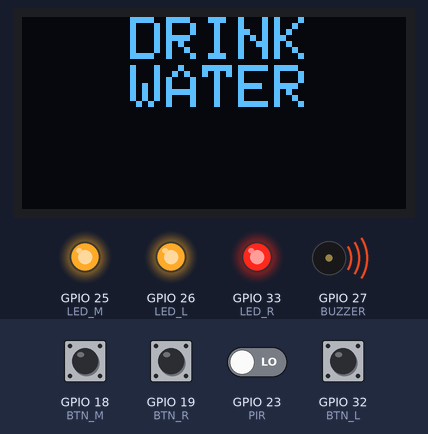
A program run on a simulated ESP32. Shown: 128×64 one-colour display, output pins drawn as LEDs (lit = HIGH), buzzer (waves = sounding). Inputs (shaded band) come from the test bench; at power-on: GPIO 18 (BTN_M), GPIO 19 (BTN_R), GPIO 32 (BTN_L) HIGH, GPIO 23 (PIR) LOW. WiFi joins after 1.5 s; servers stay silent unless stated; uploads are accepted with an empty reply; the local clock reads 2024-03-15 10:24:30 at power-on unless the program sets it; nothing arrives over Bluetooth unless stated; a phone connects over Bluetooth LE 3 s after start; what the program prints to the serial monitor is not drawn.

Above: at 4.7 s.
4.8 s: GPIO 32 (BTN_L) pulled LOW for 0.15 s
At 5.4 s:
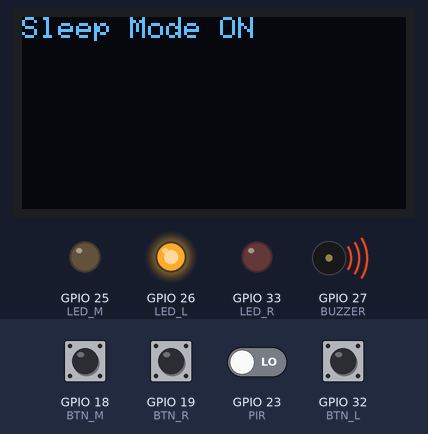
7.3 s: GPIO 18 (BTN_M) pulled LOW for 0.15 s
At 9.3 s:
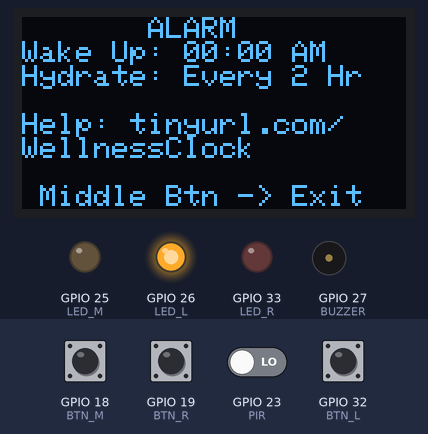
9.9 s: GPIO 32 (BTN_L) pulled LOW for 1 s
At 11.7 s:
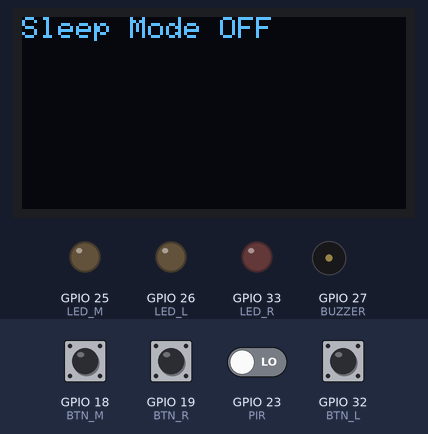
13.9 s: GPIO 18 (BTN_M) pulled LOW for 1 s
At 14.7 s:
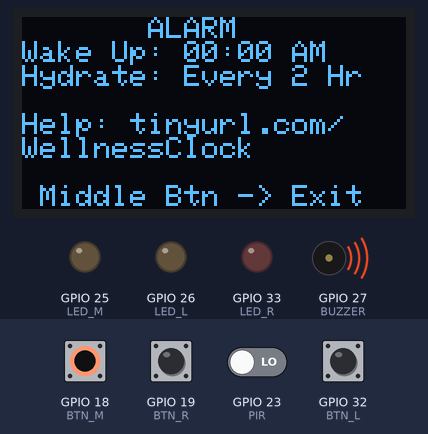
15.5 s: GPIO 19 (BTN_R) pulled LOW for 1 s
At 17.6 s:
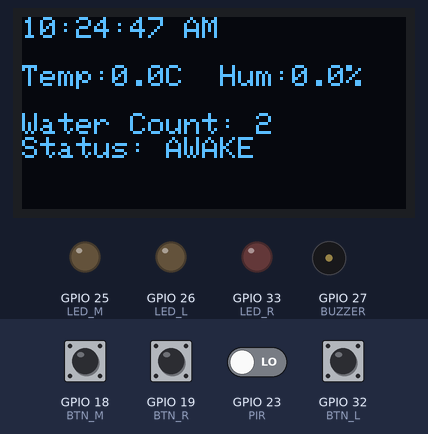
18.5 s: GPIO 19 (BTN_R) pulled LOW for 0.15 s
At 19.0 s:
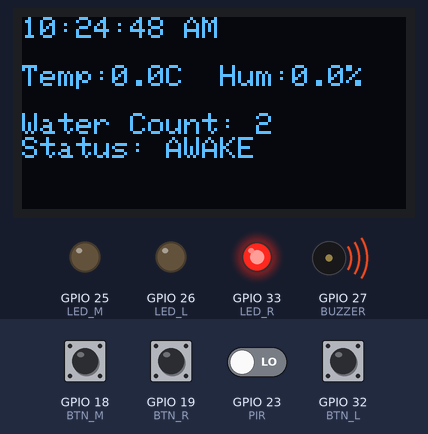
Timing chart, 0 to 21.5 s (numbered marks = the images above; inputs shaded):
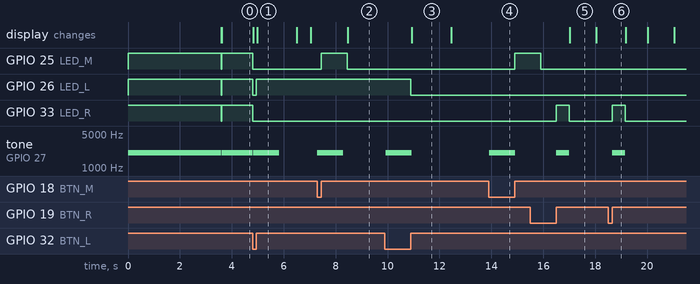

Measured:
- after the input at 4.8 s, GPIO 25 (LED_M), GPIO 26 (LED_L), GPIO 33 (LED_R): HIGH → LOW after 0.00 s instead of 0.81 s; tone on GPIO 27 (BUZZER): 2048 Hz → silent after 0.00 s instead of 0.81 s; the display: first changes at once (image 1 shows a later state)
- after the input at 7.3 s, GPIO 25 (LED_M): LOW → HIGH after 0.15 s, → LOW 1.0 s later; tone on GPIO 27 (BUZZER): silent → 2048 Hz at once, → silent 1.0 s later; the display: changes after 1.2 s (image 2)
- after the input at 9.9 s, GPIO 26 (LED_L): HIGH → LOW after 1.0 s; tone on GPIO 27 (BUZZER): silent → 2048 Hz at once, → silent 1.0 s later; the display: changes after 1.0 s (image 3)
- after the input at 13.9 s, GPIO 25 (LED_M): LOW → HIGH after 1.0 s; tone on GPIO 27 (BUZZER): silent → 2048 Hz at once, → silent 1.0 s later
- after the input at 15.5 s, GPIO 33 (LED_R): LOW → HIGH after 1.0 s, → LOW 0.50 s later; tone on GPIO 27 (BUZZER): silent → 2048 Hz after 1.0 s, → silent 0.50 s later
- after the input at 18.5 s, GPIO 33 (LED_R): LOW → HIGH after 0.15 s, → LOW 0.50 s later; tone on GPIO 27 (BUZZER): silent → 2048 Hz after 0.15 s, → silent 0.50 s later
- what the display in image 1 shows lasts 1.5 s, from 5.0 s to 6.5 s

The program:

main.cpp
```cpp
#include "ble.h"
#include "cloud.h"
#include "data.h"
#include "iotWifi.h"
#include "pinout.h"
#include "realTime.h"
#include "screen.h"
#include "sensors.h"

long wakeupCooldown, waterCooldown;

Data data;

void setup() {
  Serial.begin(115200);

  //initialize GPIO pins
  pinMode(PIR, INPUT);
  pinMode(BUZZER, OUTPUT);
  pinMode(BTN_R, INPUT_PULLUP);
  pinMode(BTN_M, INPUT_PULLUP);
  pinMode(BTN_L, INPUT_PULLUP);
  pinMode(LED_R, OUTPUT);
  pinMode(LED_M, OUTPUT);
  pinMode(LED_L, OUTPUT);

  //actuator feedback indicating duration of setup
  digitalWrite(LED_R, HIGH);
  digitalWrite(LED_M, HIGH);
  digitalWrite(LED_L, HIGH);
  tone(BUZZER, 2048);

  //initialize T/H sensor
  thInit();

  //initialize OLED
  displayInit();
  displayString("Wellness\nClock\nStarting...");

  //initialize BLE
  esp_bt_controller_mem_release(ESP_BT_MODE_CLASSIC_BT);
  initBLE();

  //initialize WiFi
  wifiInit();

  //initialize and get the time from NTP
  initTime(&data);

  delay(1000);

  //start displaying screen
  updateScreen(&data);

  //turn off actuators to signal end of setup
  digitalWrite(LED_R, LOW);
  digitalWrite(LED_M, LOW);
  digitalWrite(LED_L, LOW);
  noTone(BUZZER);
}

void loop() {
  //alarms
  triggerWakeupAlarm(&data, &wakeupCooldown);
  triggerWaterAlarm(&data, &waterCooldown);

  //sensors
  pirRead(&data);
  thRead(&data);

  //button presses
  toggleSleepMode(&data);
  toggleUIScreen();
  drinkWater(&data);

  updateScreen(&data);

  //communication protocols
  sendTelemetry(&data);

  //parse command from phone if ESP32 received valid data
  if (data.bleNewData) {
    data.bleNewData = false;
    printValue(std::string(data.bleBuffer));
    toggleCMD(std::string(data.bleBuffer), &data);
  }
}
```

ble.h
```cpp
#ifndef BLE_H
#define BLE_H

#include "data.h"
#include "esp_bt.h" //used in main.cpp to optimize BLE
#include "pinout.h"
#include <Arduino.h>
#include <BLEDevice.h>
#include <BLEServer.h>
#include <BLEUtils.h>
#include <string>

// BLE UUIDs
#define SERVICE_UUID        "19b10000-e8f2-537e-4f6c-d104768a1214"
#define CHARACTERISTIC_UUID "beb5483e-36e1-4688-b7f5-ea07361b26a8"

void printValue(std::string value);
void initBLE();

#endif
```

cloud.h
```cpp
#ifndef CLOUD_H
#define CLOUD_H

#include "data.h"
#include <ArduinoJson.h>
#include <HTTPClient.h>
#include <WiFiClient.h>
#include <ctime>

// Telemetry interval
#define TELEMETRY_INTERVAL 3000 // Send data every 3 seconds

void createPayload(char *buffer, size_t bufferSize, Data *data);
void sendTelemetry(Data *data);

#endif
```

data.h
```cpp
#ifndef DATA_H
#define DATA_H

#include <Arduino.h>

struct Data {
  //temperature/humidity sensor data
  float currHum = 0.0;
  float currTemp = 0.0;

  //sleep movement data
  int sleepMovementCt = 0;
  bool isSleeping = false;

  //hydration data
  int waterCt = 0;

  //alarms
  tm wakeupAlarm; //stores the time when the wakeup alarm triggers
  tm lastWater;   //stores when the last time the user drank water
  int waterInterval = 0;  //the number of hours that pass after the user last drank water before the water alarm triggers

  //BLE cmd
  char bleBuffer[64]; //stores the new BLE cmd received
  volatile bool bleNewData = false;

  //resets water_ct to zero at midnight
  inline void resetWaterCT() {
    struct tm timeinfo;
    if (!getLocalTime(&timeinfo)) {
      Serial.println("Failed to obtain time");
      return;
    }
    if (timeinfo.tm_hour == 0 && timeinfo.tm_min == 0 &&
        timeinfo.tm_sec == 0) {
          waterCt = 0;
        }
  }
};

//defined in main.cpp
//to be used in other headers
extern Data data;

#endif
```

display.h
```cpp
#ifndef DISPLAY_H
#define DISPLAY_H

#include "pinout.h"
#include <Adafruit_GFX.h>
#include <Adafruit_SSD1306.h>
#include <Arduino.h>
#include <SPI.h>
#include <Wire.h>

#define SCREEN_WIDTH 128
#define SCREEN_HEIGHT 64
#define OLED_RESET -1

void displayInit();
void displayString(String dispStr);
void displayLines(const String& line1,
                    const String& line2,
                    const String& line3,
                    const String& line4,
                    const String& line5);
void displayWakeup(const String &wakeupTime);
void displayDrinkWater();
void displayClear();
void I2CScan();

#endif
```

iotWifi.h
```cpp
#ifndef IOT_WIFI_H
#define IOT_WIFI_H

#include <WiFi.h>

#define WIFI_SSID ""
#define WIFI_PASSWORD ""

// https://docs.espressif.com/projects/arduino-esp32/en/latest/api/wifi.html

inline void wifiInit() {
  WiFi.mode(WIFI_STA);
  delay(1000);
  Serial.println();
  Serial.println();
  Serial.print("Connecting to ");
  Serial.println(WIFI_SSID);

  WiFi.begin(WIFI_SSID, WIFI_PASSWORD);

  while (WiFi.status() != WL_CONNECTED) {
    delay(500);
    Serial.print(".");
    Serial.print(WiFi.status());
  }

  Serial.println("");
  Serial.println("WiFi connected");
  Serial.println("IP address: ");
  Serial.println(WiFi.localIP());
  Serial.println("MAC address: ");
  Serial.println(WiFi.macAddress());
}

#endif
```

pinout.h
```cpp
#ifndef PINOUT_H
#define PINOUT_H

// I2C
#define I2C_SCL 22
#define I2C_SDA 21
#define TH_ADDR 0x38
#define OLED_ADDR 0x3C

// GPIO Inputs (PIR & Buttons)
#define PIR 23
#define BTN_R 19
#define BTN_M 18
#define BTN_L 32

// GPIO Outputs (Buzzer & LEDs)
#define BUZZER 27
#define LED_R 33
#define LED_M 25
#define LED_L 26

#endif
```

realTime.h
```cpp
#ifndef REAL_TIME_H
#define REAL_TIME_H

#include "data.h"
#include <ctime>
#include <Arduino.h>

#define NTP_SERVER "pool.ntp.org"
#define GMT_OFFSET_SEC -7 * 60 * 60
#define PREPEND_ZERO(n) n < 10 ? "0" + String(n) : String(n)

inline bool initTime(Data *data) {
  // initialize and get the time from NTP
  configTime(GMT_OFFSET_SEC, 0, NTP_SERVER);
  struct tm timeinfo;
  if (!getLocalTime(&timeinfo)) {
    Serial.println("Failed to obtain time");
  }
  data->lastWater.tm_hour = timeinfo.tm_hour;
  data->lastWater.tm_min = timeinfo.tm_min;
  data->waterInterval = 2;
  return true;
}

// en.cppreference.com/c/chrono/time
inline void printLocalTime() {
  struct tm timeinfo;
  if (!getLocalTime(&timeinfo)) {
    Serial.println("Failed to obtain time");
    return;
  }
  // Print formatted time (e.g., 2026-08-26 15:30:00)
  Serial.println(&timeinfo, "%Y-%m-%d %H:%M:%S");
}

inline String getTime() {
  struct tm timeinfo;
  if (!getLocalTime(&timeinfo)) {
    Serial.println("Failed to obtain time");
    return "";
  }

  String hr = String(PREPEND_ZERO(timeinfo.tm_hour));
  String min = String(PREPEND_ZERO(timeinfo.tm_min));
  String sec = String(PREPEND_ZERO(timeinfo.tm_sec));
  String m = timeinfo.tm_hour > 12 ? "PM" : "AM";

  return hr + ":" + min + ":" + sec + " " + m;
}

inline String displayAlarm(tm * alarm) {
  String hr = String(PREPEND_ZERO(alarm->tm_hour));
  String min = String(PREPEND_ZERO(alarm->tm_min));
  String m = alarm->tm_hour > 12 ? "PM" : "AM";
  return hr + ":" + min + " " + m;
}

#endif
```

screen.h
```cpp
#ifndef SCREEN_H
#define SCREEN_H

#include "data.h"
#include "display.h"
#include "pinout.h"
#include "realTime.h"
#include "sensors.h"
#include <algorithm>
#include <cctype>
#include <string>

#define DEBOUNCE_DELAY 250

#define TIME_BEFORE_SNOOZE 1000 * 60
#define RING_INTERVAL 2000

//app state
enum ScreenState {
  SCREEN_DEFAULT,
  SCREEN_ALARM
};

void updateScreen(Data *data);
bool drinkWater(Data *data);
bool toggleUIScreen();
bool toggleSleepMode(Data *data);
void toggleCMD(std::string value, Data *data);
bool ringAlarm(Data *data);
void triggerWakeupAlarm(Data *data, long *wakeupCooldown);
void triggerWaterAlarm(Data *data, long *waterCooldown);

#endif
```

sensors.h
```cpp
#ifndef SENSORS_H
#define SENSORS_H

#include "data.h"
#include "pinout.h"
#include <Arduino.h>
#include <DHT20.h>
#include <Wire.h>


//---------PIR Sensor---------//

bool pirRead(Data *data);

//---------Temperature/Humidity Sensor---------//


bool thInit();
bool thRead(Data *data);
inline void thPrint(Data *data);

#endif
```

ble.cpp
```cpp
#include "ble.h"

void printValue(std::string value) {
  // prints the value received from the BLE device to the Serial monitor
  Serial.println("*********");
  Serial.print("New value: ");
  for (int i = 0; i < value.length(); i++)
    Serial.print(value[i]);
  Serial.println();
  Serial.println("*********");
}

// BLE callbacks
class MyCallbacks : public BLECharacteristicCallbacks {
  void onWrite(BLECharacteristic *pCharacteristic) override {
    uint8_t *pData = pCharacteristic->getData();
    size_t len = pCharacteristic->getLength();

    //efficiently copies the value received into a buffer
    if (len > 0 && len < sizeof(data.bleBuffer)) {
      memcpy(data.bleBuffer, pData, len);
      data.bleBuffer[len] = '\0';
      data.bleNewData = true;
      tone(BUZZER, 2048, 1000);
    }
  }
};

// BLE initialization
void initBLE() {
  BLEDevice::init("Wellness Clock");
  BLEServer *pServer = BLEDevice::createServer();
  BLEService *pService = pServer->createService(SERVICE_UUID);
  BLECharacteristic *pCharacteristic = pService->createCharacteristic(
      CHARACTERISTIC_UUID,
      BLECharacteristic::PROPERTY_READ | BLECharacteristic::PROPERTY_WRITE);
  pCharacteristic->setCallbacks(new MyCallbacks());
  pService->start();
  BLEAdvertising *pAdvertising = pServer->getAdvertising();
  pAdvertising->start();
}
```

cloud.cpp
```cpp
#include "cloud.h"

//"SharedAccessSignature sr=.........”
#define SAS_TOKEN ""

// generate certificate: openssl s_client -showcerts -connect cs147g3IotHub.azure-devices.net:443
const char *root_ca =
    "-----BEGIN CERTIFICATE-----\n"
    "MIIEtjCCA56gAwIBAgIQCv1eRG9c89YADp5Gwibf9jANBgkqhkiG9w0BAQsFADBh\n"
    "MQswCQYDVQQGEwJVUzEVMBMGA1UEChMMRGlnaUNlcnQgSW5jMRkwFwYDVQQLExB3\n"
    "d3cuZGlnaWNlcnQuY29tMSAwHgYDVQQDExdEaWdpQ2VydCBHbG9iYWwgUm9vdCBH\n"
    "MjAeFw0yMjA0MjgwMDAwMDBaFw0zMjA0MjcyMzU5NTlaMEcxCzAJBgNVBAYTAlVT\n"
    "MR4wHAYDVQQKExVNaWNyb3NvZnQgQ29ycG9yYXRpb24xGDAWBgNVBAMTD01TRlQg\n"
    "UlMyNTYgQ0EtMTCCASIwDQYJKoZIhvcNAQEBBQADggEPADCCAQoCggEBAMiJV34o\n"
    "eVNHI0mZGh1Rj9mdde3zSY7IhQNqAmRaTzOeRye8QsfhYFXSiMW25JddlcqaqGJ9\n"
    "GEMcJPWBIBIEdNVYl1bB5KQOl+3m68p59Pu7npC74lJRY8F+p8PLKZAJjSkDD9Ex\n"
    "mjHBlPcRrasgflPom3D0XB++nB1y+WLn+cB7DWLoj6qZSUDyWwnEDkkjfKee6ybx\n"
    "SAXq7oORPe9o2BKfgi7dTKlOd7eKhotw96yIgMx7yigE3Q3ARS8m+BOFZ/mx150g\n"
    "dKFfMcDNvSkCpxjVWnk//icrrmmEsn2xJbEuDCvtoSNvGIuCXxqhTM352HGfO2JK\n"
    "AF/Kjf5OrPn2QpECAwEAAaOCAYIwggF+MBIGA1UdEwEB/wQIMAYBAf8CAQAwHQYD\n"
    "VR0OBBYEFAyBfpQ5X8d3on8XFnk46DWWjn+UMB8GA1UdIwQYMBaAFE4iVCAYlebj\n"
    "buYP+vq5Eu0GF485MA4GA1UdDwEB/wQEAwIBhjAdBgNVHSUEFjAUBggrBgEFBQcD\n"
    "AQYIKwYBBQUHAwIwdgYIKwYBBQUHAQEEajBoMCQGCCsGAQUFBzABhhhodHRwOi8v\n"
    "b2NzcC5kaWdpY2VydC5jb20wQAYIKwYBBQUHMAKGNGh0dHA6Ly9jYWNlcnRzLmRp\n"
    "Z2ljZXJ0LmNvbS9EaWdpQ2VydEdsb2JhbFJvb3RHMi5jcnQwQgYDVR0fBDswOTA3\n"
    "oDWgM4YxaHR0cDovL2NybDMuZGlnaWNlcnQuY29tL0RpZ2lDZXJ0R2xvYmFsUm9v\n"
    "dEcyLmNybDA9BgNVHSAENjA0MAsGCWCGSAGG/WwCATAHBgVngQwBATAIBgZngQwB\n"
    "AgEwCAYGZ4EMAQICMAgGBmeBDAECAzANBgkqhkiG9w0BAQsFAAOCAQEAdYWmf+AB\n"
    "klEQShTbhGPQmH1c9BfnEgUFMJsNpzo9dvRj1Uek+L9WfI3kBQn97oUtf25BQsfc\n"
    "kIIvTlE3WhA2Cg2yWLTVjH0Ny03dGsqoFYIypnuAwhOWUPHAu++vaUMcPUTUpQCb\n"
    "eC1h4YW4CCSTYN37D2Q555wxnni0elPj9O0pymWS8gZnsfoKjvoYi/qDPZw1/TSR\n"
    "penOgI6XjmlmPLBrk4LIw7P7PPg4uXUpCzzeybvARG/NIIkFv1eRYIbDF+bIkZbJ\n"
    "QFdB9BjjlA4ukAg2YkOyCiB8eXTBi2APaceh3+uBLIgLk8ysy52g2U3gP7Q26Jlg\n"
    "q/xKzj3O9hFh/g==\n"
    "-----END CERTIFICATE-----\n";
const String iothubName = "cs147g3IotHub";
const String deviceName = "cs147g3esp32";
const String url = "https://" + iothubName + ".azure-devices.net/devices/" +
                   deviceName + "/messages/events?api-version=2021-04-12";

// monitor command: az iot hub monitor-events --hub-name cs147g3IotHub --device-id cs147g3esp32 --properties all

uint32_t lastTelemetryTime = 0;

void createPayload(char *buffer, size_t bufferSize, Data * data) {
  //serializes collected data into a JSON payload
  ArduinoJson::JsonDocument doc;
  //doc["time"] = long(time(NULL));
  doc["tempC"] = data->currTemp;
  doc["hum"] = data->currHum;
  doc["isSleeping"] = data->isSleeping;
  doc["sleepMovementCt"] = data->sleepMovementCt;
  doc["waterCt"] = data->waterCt;
  serializeJson(doc, buffer, bufferSize);
}

void sendTelemetry(Data *data) {
  //send only if 3 seconds have passed
  if (millis() - lastTelemetryTime < TELEMETRY_INTERVAL) { return; }

  // Send telemetry via HTTPS
  char buffer[256];
  createPayload(buffer, 256, data);

  WiFiClientSecure client;
  client.setCACert(root_ca); // Set root CA certificate

  HTTPClient http;
  http.begin(client, url);
  http.addHeader("Content-Type", "application/json");
  http.addHeader("Authorization", SAS_TOKEN);
  int httpCode = http.POST(buffer);

  if (httpCode ==
      204) { // IoT Hub returns 204 No Content for successful telemetry
    Serial.println("Telemetry sent: " + String(buffer));
  } else {
    Serial.println("Failed to send telemetry. HTTP code: " + String(httpCode));
  }
  http.end();

  lastTelemetryTime = millis();
}
```

display.cpp
```cpp
#include <display.h>

Adafruit_SSD1306 display(SCREEN_WIDTH, SCREEN_HEIGHT, &Wire, OLED_RESET);

void displayInit() {
    Wire.begin(21, 22);
    if (!display.begin(SSD1306_SWITCHCAPVCC, OLED_ADDR)) {
        Serial.println(F("SSD1306 allocation failed"));
        for(;;);
    }
}

void displayString(String dispStr) {
    displayClear();
    display.setTextSize(1);
    display.setTextColor(SSD1306_WHITE);
    display.setCursor(0, 0);
    display.println(dispStr);
    display.display();
    //display.setTextSize(1); if needed to reset back to normal size
}

void displayLines(const String& line1,
                    const String& line2 = "",
                    const String& line3 = "",
                    const String& line4 = "",
                    const String& line5 = "") {
    displayClear();
    display.setTextSize(1);
    display.setCursor(0, 0);
    display.println(line1);
    if (line2.length()) display.println(line2);
    if (line3.length()) display.println(line3);
    if (line4.length()) display.println(line4);
    if (line5.length()) display.println(line5);
    display.display();
}

void displayWakeup(const String& wakeupTime) {
  displayClear();
  display.setTextSize(2);
  display.setCursor(0, 0);
  display.println("  WAKEUP  ");
  display.println(wakeupTime);
  display.display();
}

void displayDrinkWater() {
  displayClear();
  display.setTextSize(2);
  display.setCursor(0, 0);
  display.println("   DRINK  ");
  display.println("   WATER  ");
  display.display();
}

void displayClear() {
    display.clearDisplay();
}

void I2CScan() {
    Serial.println("Scanning I2C bus...");
    int count = 0;
    for (uint8_t addr = 1; addr < 127; addr++) {
        Wire.beginTransmission(addr);
        if (Wire.endTransmission() == 0) {
        Serial.print("Found I2C device at 0x");
        if (addr < 16) Serial.print("0");
        Serial.println(addr, HEX);
        count++;
        }
    }
    Serial.print("I2C devices found: ");
    Serial.println(count);
}
```

sensors.cpp
```cpp
#include "sensors.h"

// timer for non-blocking code
unsigned long lastPIRTrigger = 0;

// temp/hum sensor object
DHT20 dht20;


//---------PIR Sensor Functions---------//


bool pirRead(Data * data) {
  if (data->isSleeping && (millis() - lastPIRTrigger > 5000) &&
      digitalRead(PIR)) {
    data->sleepMovementCt++;
    digitalWrite(LED_R, HIGH);
    delay(1000);
    digitalWrite(LED_R, LOW);
    lastPIRTrigger = millis();
    return true;
  }
  return false;
}


//---------Temperature/Humidity Sensor Functions---------//


bool thInit() {
  // initialize DHT20 sensor
  Wire.begin();
  if (!dht20.begin()) {
    Serial.println("Failed to find DHT20 sensor");
    return false;
  }
  return true;
}

bool thRead(Data * data) {
  if (millis() - dht20.lastRead() > 2000) {
    dht20.read();
    float hum = dht20.getHumidity();
    float temp = dht20.getTemperature();

    if (data->currHum != hum || data->currTemp != temp) {
      data->currHum = hum;
      data->currTemp = temp;
    }

    return true;
  }
  return false;
}

inline void th_print(Data * data) {
  Serial.print("Temperature: ");
  Serial.print(data->currTemp, 1);
  Serial.println("°");
  Serial.print("Humidity: ");
  Serial.print(data->currHum, 1);
  Serial.println("%");
  Serial.println("---------------------");
}
```

Source omitted: screen.cpp (5398 bytes)
